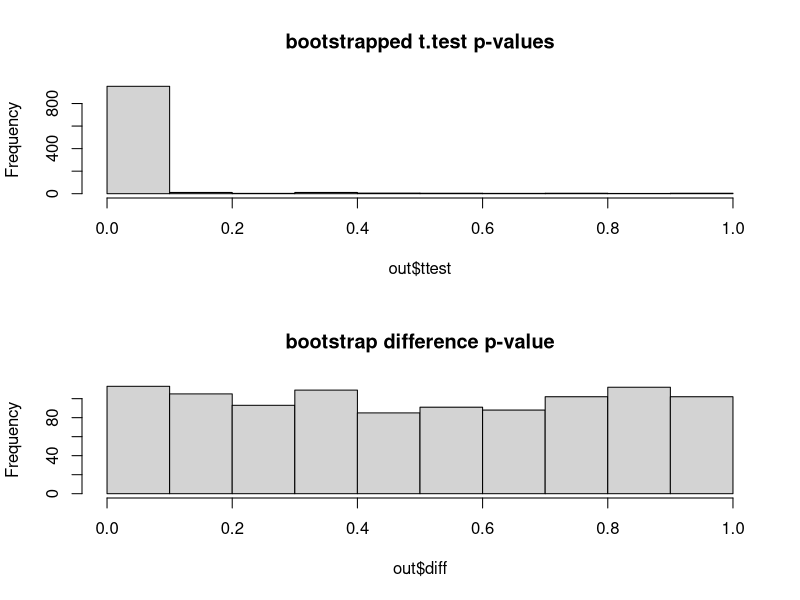

Source code (R):
n_sims <- 1000
n_obs <- 50
n_bootstrap_rep <- 1000

out <- data.frame(t(replicate(n_sims, {
  
  x1 <- rnorm(n_obs)
  x2 <- rnorm(n_obs)

  bootstrapped_means <- t(replicate(n_bootstrap_rep, {
    x1b <- sample(x1, n_obs, T)
    x2b <- sample(x2, n_obs, T)
    c(mean(x1b), mean(x2b))
  }))
  
  ttest_pvalue <- t.test(x = bootstrapped_means[,1], y = bootstrapped_means[,2])$p.value
  
  n_diff <- 5E3
  bootstrapped_diffs <- sample(bootstrapped_means[,1], n_diff, T) - sample(bootstrapped_means[,2], n_diff, T)
  diff_pvalue <- 1 - abs(0.5 - mean(bootstrapped_diffs > 0)) * 2
  
  return(c(ttest = ttest_pvalue, diff = diff_pvalue))
})))

par(mfrow = c(2,1))
hist(out$ttest, main = "bootstrapped t.test p-values")
hist(out$diff, main = "bootstrap difference p-value")
